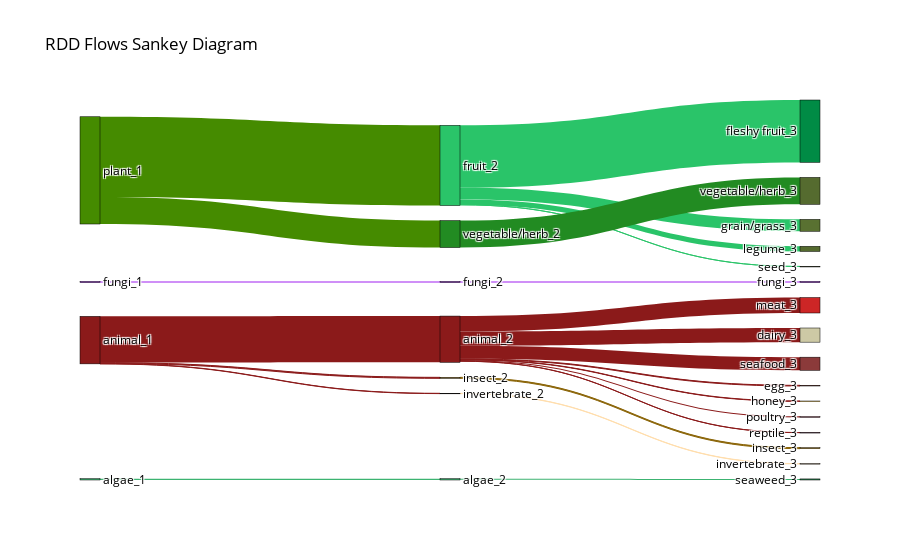

This figure's notebook cell:
### Markdown cell above
---

## 7. Sankey Diagram: Hierarchical Food Flows

### Objective
Visualize how RDD counts flow through the hierarchical food ontology, showing relationships between broad categories and specific food types.


- **Node Width**: Proportional to total RDD counts at that ontology level
- **Flow Thickness**: Shows distribution of counts from general to specific categories
- **Colors**: Represent different food ontology branches (if color mapping provided)

### Parameters
- `max_hierarchy_level=3`: Show up to level 3 (broad food categories)
- `color_mapping_file`: Optional CSV defining colors for each ontology branch
- `sample`: Optional sample file can be selected to only visualize the counts for one sample

### Code cell
# Initialize visualizer with Plotly backend for interactive diagrams
visualizer = Visualizer(PlotlyBackend())

# Generate interactive Sankey diagram
visualizer.plot_sankey(
    rdd_food_nist,
    color_mapping_file=r"/home/amca2892/workspace/github.com/AlejandroMC28/gnps-rdd/rdd/data/sample_type_hierarchy.csv",
    max_hierarchy_level=3
)

### Figure 1 — Plotly figure (JSON) as saved in the notebook; plotly's stock layout.template omitted (floating-point values rounded to 4 significant figures)
{"data": [{"arrangement": "fixed", "link": {"color": ["#3CB371", "#8B1A1A", "#458B00", "#A020F0", "#8B1A1A", "#8B1A1A", "#458B00", "#8B1A1A", "#8B1A1A", "#2AC469", "#A020F0", "#2AC469", "#8B1A1A", "#8B6508", "#FFDEAD", "#2AC469", "#8B1A1A", "#8B1A1A", "#8B1A1A", "#8B1A1A", "#3CB371", "#2AC469", "#228B22"], "source": [5, 2, 0, 7, 2, 2, 0, 3, 3, 1, 8, 1, 3, 9, 10, 1, 3, 3, 3, 3, 6, 1, 4], "target": [6, 3, 1, 8, 9, 10, 4, 11, 12, 13, 14, 15, 16, 17, 18, 19, 20, 21, 22, 23, 24, 25, 26], "value": [3784, 133196, 231055, 3077, 2808, 793, 77649, 40798, 1897, 179550, 3077, 34341, 1014, 2808, 793, 14852, 44496, 3430, 370, 37903, 3092, 29, 77649]}, "node": {"color": ["#458B00", "#2AC469", "#8B1A1A", "#8B1A1A", "#228B22", "#3CB371", "#3CB371", "#A020F0", "#A020F0", "#8B6508", "#FFDEAD", "#CDC9A5", "#CD5B45", "#008B45", "#A020F0", "#597131", "#FFC125", "#B8860B", "#FFDEAD", "#556B2F", "#CD2626", "#CD919E", "#8B2252", "#8B3A3A", "#2E8B57", "#69843A", "#556B2F"], "label": ["plant_1", "fruit_2", "animal_1", "animal_2", "vegetable/herb_2", "algae_1", "algae_2", "fungi_1", "fungi_2", "insect_2", "invertebrate_2", "dairy_3", "egg_3", "fleshy fruit_3", "fungi_3", "grain/grass_3", "honey_3", "insect_3", "invertebrate_3", "legume_3", "meat_3", "poultry_3", "reptile_3", "seafood_3", "seaweed_3", "seed_3", "vegetable/herb_3"], "line": {"color": "black", "width": 0.5}, "pad": 15, "thickness": 20}, "type": "sankey"}], "layout": {"font": {"color": "black", "size": 12}, "paper_bgcolor": "white", "plot_bgcolor": "white", "title": {"text": "RDD Flows Sankey Diagram"}}}
